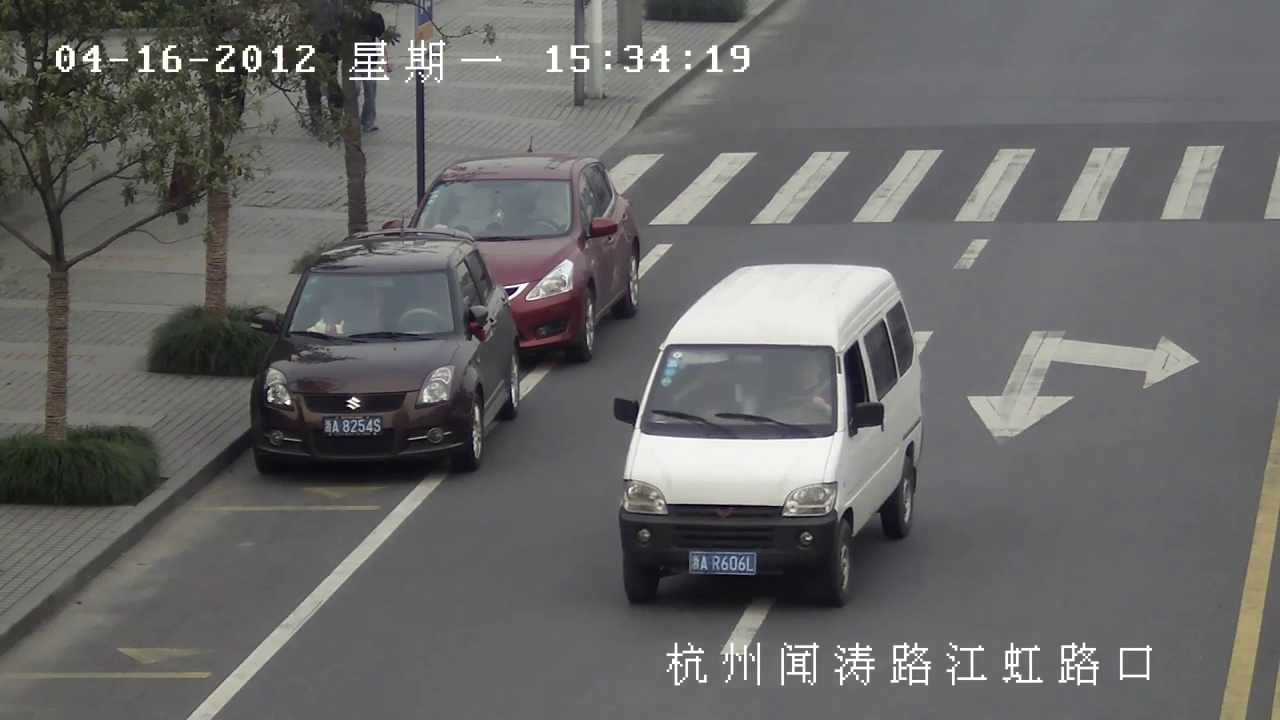
#> input picture images/90.JPEG, 1280 x 720 px
$ jupyter execute detect_a_plate.ipynb   (older library calls are emulated)
#> lines starting #> are read from the running program, lines starting #| are printed output that depends on the picture; after the words box and inside, x2 and y2 are one past the last pixel; in counts of white or black regions, pixels touching at a corner belong together
[cell 1]
import cv2
import numpy as np
import math
import matplotlib.pyplot as plt
from PIL import Image

***Note that the first few cells have processing of image required for the algorithm***
The algorithm is designed after referring to a few research papers and open source contributions

[cell 2]
image = cv2.imread('images/90.JPEG')
#> image is the input picture: shape (720, 1280, 3); mean B, G, R 103.3, 103.9, 104.2
image_copy = np.copy(image)
i=0

[cell 3]
# Image
plt.imshow(image)

[cell 4]
# Convert into grayscale
gray = cv2.cvtColor(image,cv2.COLOR_BGR2GRAY)
gray_copy = np.copy(gray)

[cell 5]
# Processing of image
gray = cv2.GaussianBlur(gray, (3,3), 0)
edge_im = cv2.Sobel(gray, -1, 1, 0)
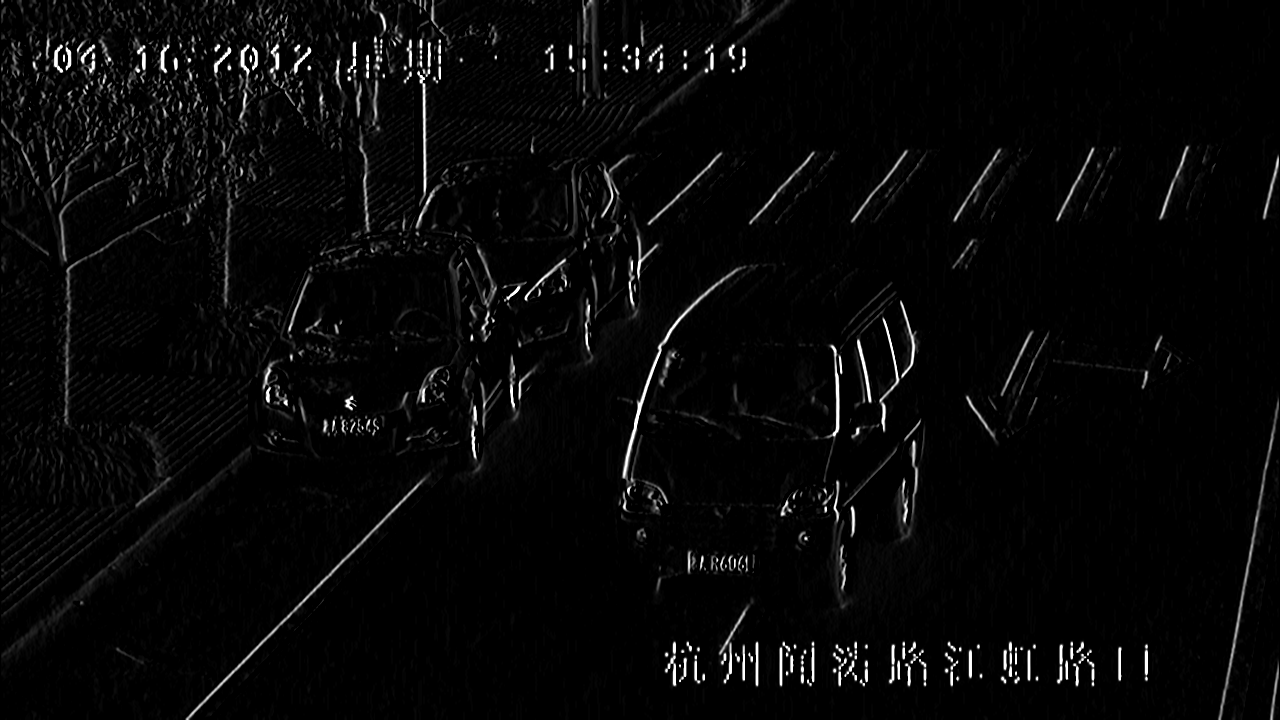
#> edge_im: shape (720, 1280); min 0, max 255, mean 7.5
h,sobel = cv2.threshold(edge_im,0,255,cv2.THRESH_BINARY+cv2.THRESH_OTSU)
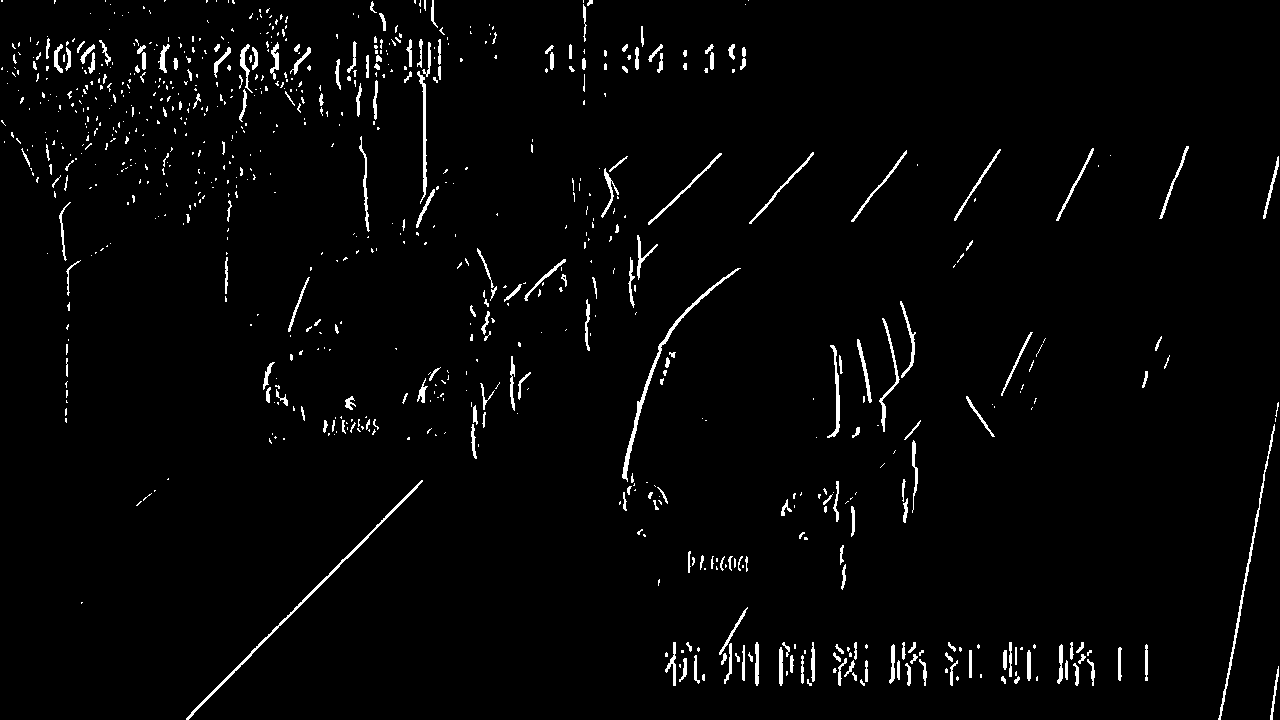
#> sobel: shape (720, 1280); 2.4% white in thin lines or dots
#> h = 82
se = cv2.getStructuringElement(cv2.MORPH_RECT, (11,3)) #Choice of rectangle size can affect the result
final_gray = cv2.morphologyEx(sobel, cv2.MORPH_CLOSE, se)
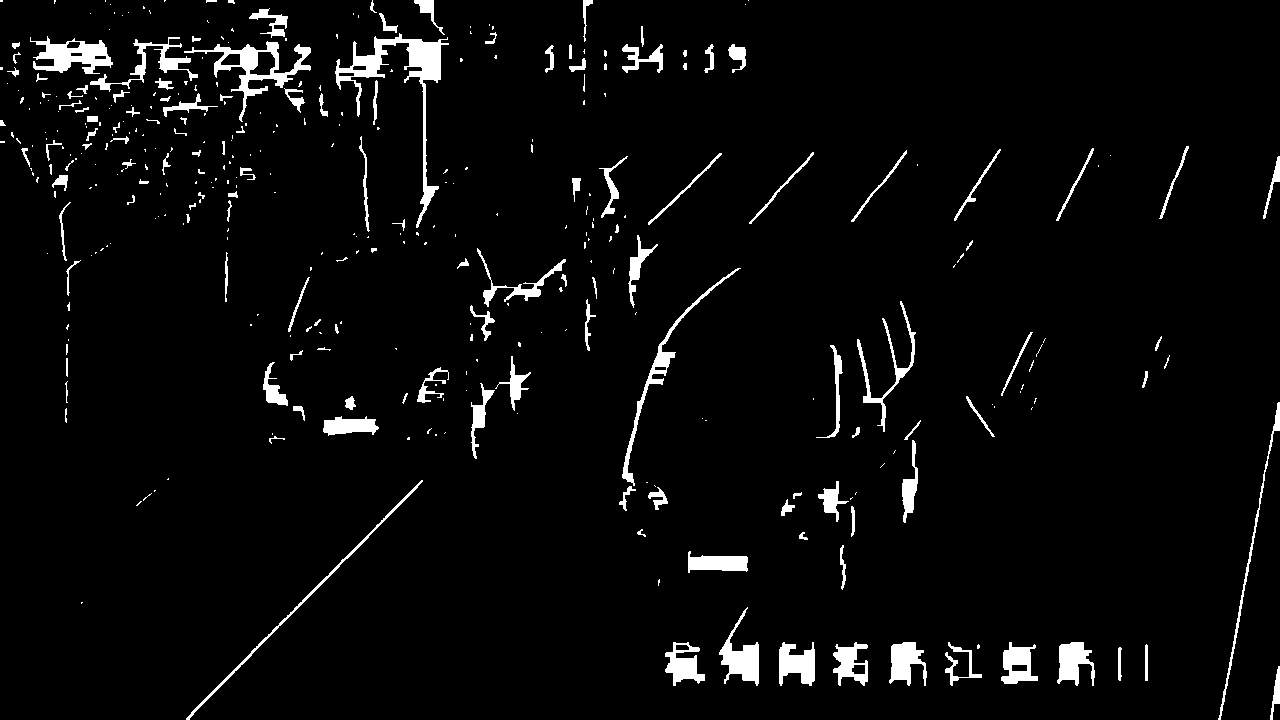
#> final_gray: shape (720, 1280); 4% white; 368 white regions (224 under 20 px)

[cell 6]
# Detecting vertical edges
plt.imshow(edge_im,cmap='gray')

[cell 7]
# After erosion and dilation (convolution algorithm) all the rectangles are isolated
plt.imshow(final_gray,cmap='gray')

[cell 8]
# Contour selection
cnt_image,cnts,_=cv2.findContours(final_gray, cv2.RETR_TREE, cv2.CHAIN_APPROX_SIMPLE)
#> cnts = 379 contours, 272 with area under 20; largest, box (x1, y1, x2, y2) and area: (335, 33, 449, 228) 2784, (184, 41, 311, 122) 2274, (30, 36, 113, 74) 1564, (719, 607, 759, 686) 1126, (622, 268, 741, 486) 1062

Below is the implementation of the algorithm. The image after being processed as above is fed to the algorithm.

[cell 9]
def radian_to_degree(angle):
    return angle*180/np.pi

[cell 10]
def order_points(pts):
    '''
        The function returns the 4 corner points in a set of points and returns the rectangle formed by the four
        co-ordinates.

        The input are a set of points (pts).

        'crop' is the amount of pixels that are subtracted from the points obtained which is kind of padding
        so that we don't lose the data that run outside the area specified.

        'main' is the flag which exclusively runs when the ordering points are of the main form. If main is 1, then
        the cropping should be more (This is specific to the form that we have chosen)
    '''
    rect = np.zeros((4, 2), dtype = "float32")


    s = pts.sum(axis = 1)

    rect[0] = pts[np.argmin(s)]
    rect[2] = pts[np.argmax(s)]


    diff = np.diff(pts, axis = 1)
    rect[1] = pts[np.argmin(diff)]
    rect[3] = pts[np.argmax(diff)]

    # Cropping a little bit more towards right
    rect[1][0]+=10
    rect[2][0]+=10

    return rect

[cell 11]
def four_point_warp(image, pts):
    '''
        The function finds the corner four points of the image and warps the image accordingly.

        image : The grayscale image of the scanned form.

        pts   : The set of points from which corner points are to be selected to warp.

    '''

    rect = order_points(pts)
    (tl, tr, br, bl) = rect

    # Finding width and height of the image based on corner points
    widthA = np.sqrt(((br[0] - bl[0]) ** 2) + ((br[1] - bl[1]) ** 2))
    widthB = np.sqrt(((tr[0] - tl[0]) ** 2) + ((tr[1] - tl[1]) ** 2))
    maxWidth = max(int(widthA), int(widthB))

    heightA = np.sqrt(((tr[0] - br[0]) ** 2) + ((tr[1] - br[1]) ** 2))
    heightB = np.sqrt(((tl[0] - bl[0]) ** 2) + ((tl[1] - bl[1]) ** 2))
    maxHeight = max(int(heightA), int(heightB))

    # The destination where the image needs to be pasted.
    # This is the size of the image where the warped image will be put.
    dst = np.array([
              [0, 0],
              [maxWidth - 1, 0],
              [maxWidth - 1, maxHeight - 1],
              [0, maxHeight - 1]], dtype = "float32")

    # Warping the image
    M = cv2.getPerspectiveTransform(rect, dst)
    warped = cv2.warpPerspective(image, M, (maxWidth, maxHeight))

    return np.array(rect),warped

[cell 12]
# The below four variables affect the rectangles that are chosen. Choosing the right values of these variables determine
# the result of the algorithm

area_range = [200,5000]
aspect_ratio_range = [2.4,9]
angle_thresh = 5
edge_density_threshold = 0.5
for contour in cnts:
    rect = cv2.minAreaRect(contour)
    img_width = gray.shape[1]
    img_height = gray.shape[0]
    area = img_width*img_height

    box = cv2.boxPoints(rect)
    box = np.int0(box)

    X = rect[0][0]
    Y = rect[0][1]
    angle = rect[2]
    width = rect[1][0]
    height = rect[1][1]

    angle = (angle + 180) if width < height else (angle + 90)


    if (width > 0 and height > 0) and ((width < img_width/2.0)
             and (height < img_width/2.0)):
        aspect_ratio = float(width)/height if width > height else float(height)/width

        if (aspect_ratio >= aspect_ratio_range[0] and aspect_ratio <= aspect_ratio_range[1]):
            if((height*width > area_range[0]) and (height*width < area_range[1])):
                box_list = list(box)
                random_point = box_list[0]
                del(box_list[0])
                distances = [((point[0]-random_point[0])**2 + (point[1]-random_point[1])**2) for point in box_list]
                sorted_distances = sorted(distances)
                adjacent_far_point = box_list[distances.index(sorted_distances[1])]
                tmp_angle = 90

                if abs(random_point[0]-adjacent_far_point[0]) > 0:
                    tmp_angle = abs(float(random_point[1]-adjacent_far_point[1]))/ \
                                abs(random_point[0]-adjacent_far_point[0])
                    tmp_angle = radian_to_degree(math.atan(tmp_angle))

                if tmp_angle <= angle_thresh:
                    rect,warped = four_point_warp(image, box)
                    warped_gray = cv2.cvtColor(warped,cv2.COLOR_BGR2GRAY)
                    h,thresh = cv2.threshold(warped_gray,0,255,cv2.THRESH_BINARY+cv2.THRESH_OTSU)
                    #thresh = cv2.bitwise_not(thresh)

                    white_pixels=0
                    for i in range(thresh.shape[0]):
                            for j in range(thresh.shape[1]):
                                if thresh[i][j] == 255:
                                    white_pixels += 1

                    """ Edge density approach can also be used. Below code represents the algorithm"""
# [8 lines of commented-out code are left out]

                    """Below algorithm was tried to consider the factor that license plate has characters"""

                    need,contrs,hier=cv2.findContours(thresh, cv2.RETR_TREE, cv2.CHAIN_APPROX_SIMPLE)

                    count = 0
                    for contour in contrs:
                        a = cv2.contourArea(contour)
                        t = warped.shape[0]*warped.shape[1]
                        if a > t/30 and a<t/5: # Choosing the contours with right area here is the vital and changing
                                               # the values gives different results
                            count= count+1
                    if count > 0:
                        cv2.drawContours(image, [box], 0, (255,0,0),2)
                        plt.imshow(warped,cmap='gray')
                        plt.show()
#> this loop made 379 passes
#> (X, Y, angle, width, height, aspect_ratio, box_list, distances) on pass 18: (717.5, 561.5, 90, 21, 59, 2.81, [[747, 572], [688, 572], [688, 551], [747, 551]], [3481, 3922, 441])
#> (X, Y, angle, width, height, aspect_ratio, box_list) on passes 1, 19, 31, 39: (1276.7, 692.8, 7.85, 53.73, 7.28, 7.38, [[1276, 719], [1269, 718], [1276, 665], [1284, 666]]), (842.6, 567, 177.6, 5, 43.96, 8.8, [[841, 589], [839, 545], [844, 544], [846, 588]]), (626.2, 497.2, 24.23, 24.35, 10.12, 2.41, [[625, 510], [616, 506], [626, 484], [635, 488]]), (909.8, 481.2, 8.13, 82.45, 14.85, 5.55, [[911, 523], [896, 520], [908, 439], [922, 441]])
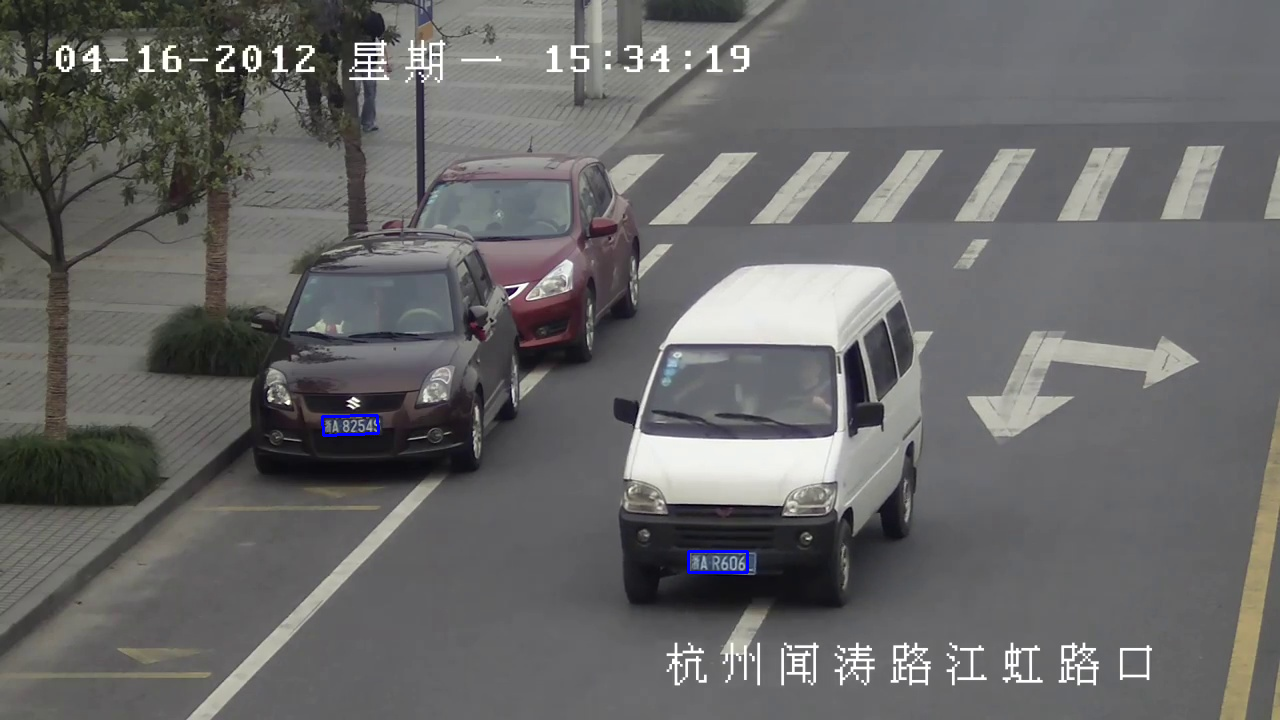
#> image: shape (720, 1280, 3); 0.1% of pixels changed, all inside (x1, y1, x2, y2) = (321, 414, 749, 574)
